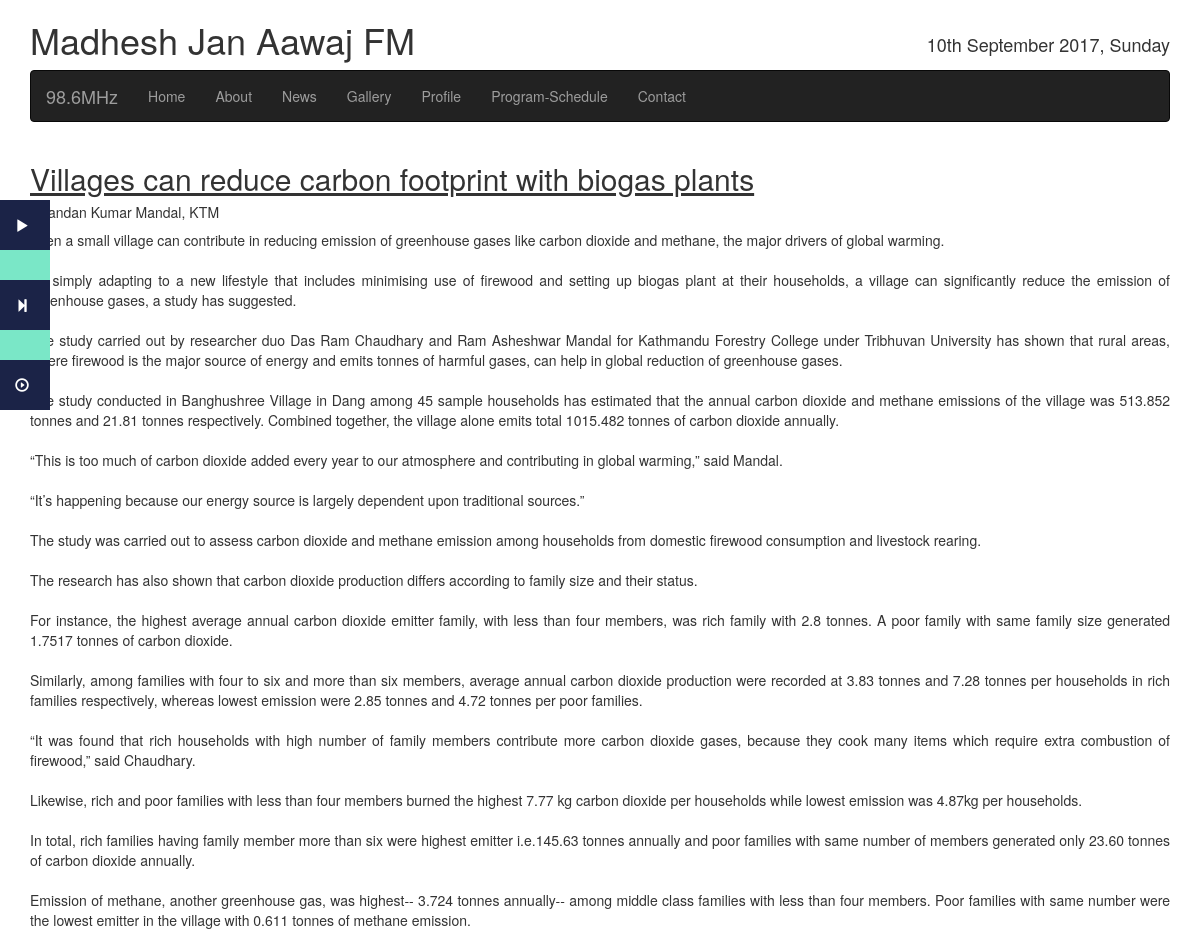
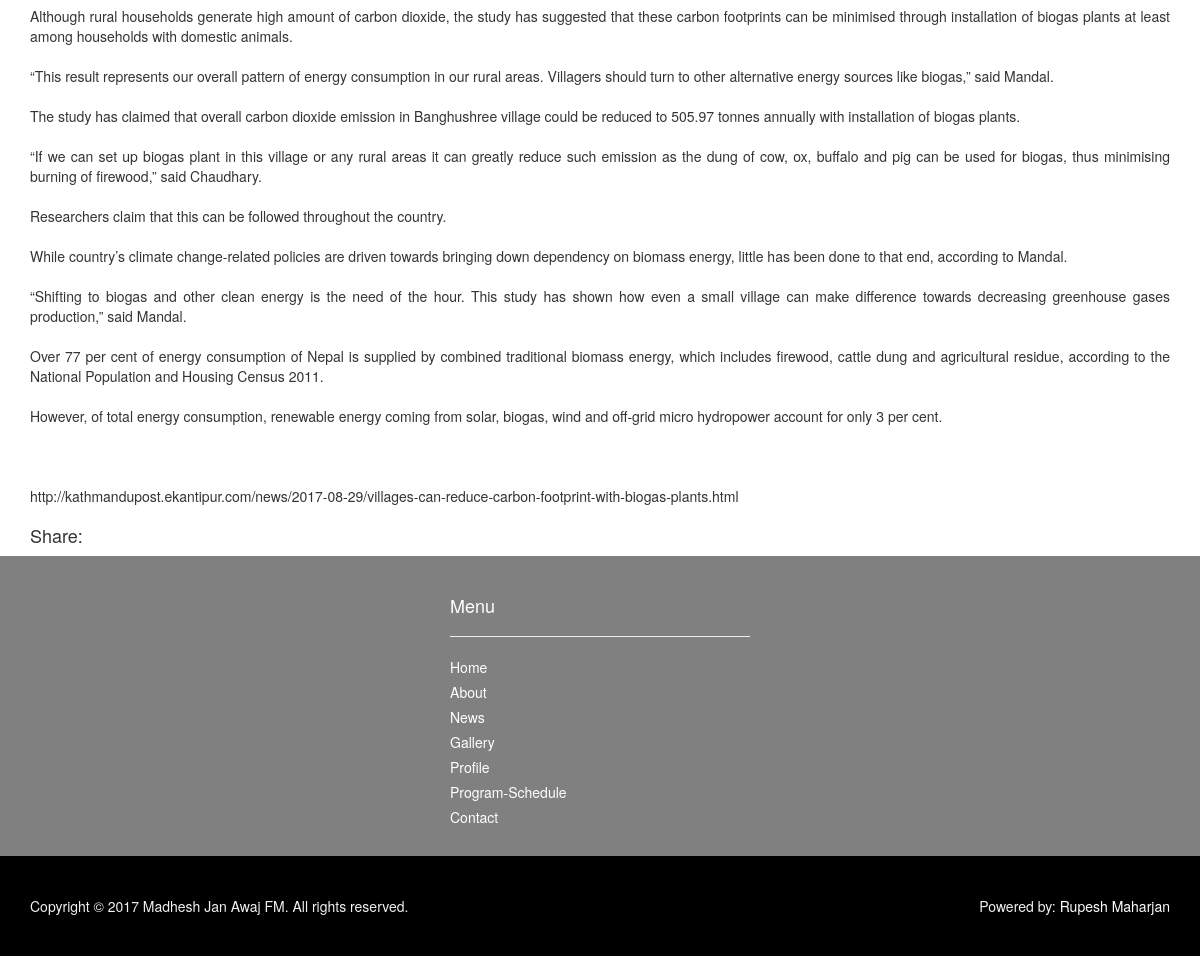
/fm_app/listsofnews/12, run on the app's committed database (2 pictures, top to bottom).
### fm_app/models.py (models this page shows, shortened)
class Schedule(models.Model):
    host = models.CharField(max_length=256, null=False)
    title = models.CharField(max_length=256, null=False)
    start_time = models.TimeField(auto_now=False)
    end_time = models.TimeField(auto_now_add=False)
    day = models.ForeignKey('Day')

class NewsModel(models.Model):
    NEWS_TYPES = (
    ('SPORTS','Sports News'),
    ('LOCAL','Local News'),
    ('NATIONAL','National News'),
    ('INTERNATIONAL', 'International News'),
    )
    title = models.CharField(max_length=256)
    news = models.TextField()
    src_name = models.CharField(max_length=256, null=True, blank = True, default = 'Anonymous')
    image = models.ImageField(upload_to = 'images/news_img', null=True, blank=True)
    uploaded_date = models.DateTimeField(default = timezone.now)
    published_date = models.DateTimeField()
    newstype = models.CharField(max_length = 30, choices=NEWS_TYPES, default = 'SPORTS')
    flashNews = models.BooleanField(default=False)
    topNews = models.BooleanField(default=False)

### fm_app/views.py (the view)
# urls.py: url(r'^listsofnews/(?P<pk>\d+)$', views.NewsDetailView.as_view(), name='news_details'),
class NewsDetailView(generic.DetailView):
    context_object_name = 'news_details'
    model = models.NewsModel
    def get_context_data(self, **kwargs):
        context = super(NewsDetailView, self).get_context_data(**kwargs)
        context['nowplaying'] = models.Schedule.objects\
                                    .filter(day__name_of_day = today,
                                            end_time__gt = current_time)\
                                    .order_by('start_time')[:2]
        return context

### templates/fm_app/newsmodel_detail.html (shortened to what this page needs)
{% extends "fm_app/base.html" %}
{% block content %}
  <div style="float:left;">
    <h2><u>{{news_details.title}}</u></h2>
    <h5>{{news_details.src_name}}</h5>
    <p style="text-align:justify;">{{news_details.news|linebreaksbr}}</p>
  </div>
  <div style="float:left; width:100%;">
    <div style="float:left;margin-right:10px;">
      <h4>Share:</h4>
    </div>
</div>
{% endblock %}

### templates/fm_app/base.html (shortened to what this page needs)
<!DOCTYPE html>
{% load staticfiles %}
{% load tz %}
<html>
<head>
  <link rel="stylesheet" href="https://maxcdn.bootstrapcdn.com/bootstrap/3.3.7/css/bootstrap.min.css">
  <link rel="stylesheet" href="{% static 'fm_app/css/style.css' %}">
  <link rel="stylesheet" href="https://maxcdn.bootstrapcdn.com/bootstrap/3.3.7/css/bootstrap.min.css">
</head>
<body>
  <div class="constant">
      {% now 'P' as currtime %}
      {% for program in nowplaying %}
        {% if currtime >= program.start_time|time:"P" and currtime < program.end_time|time:"P" %}
                  <div class="nowplaying">
                    <div class="nowplaying_button">
                        <span class="glyphicon glyphicon-play"></span>
                    </div>
                    <div class="nowplaying_program_name">
                        <p>{{ program.title }}</p>
                    </div>
                  </div>
          {% else %}
                  <div class="nextplaying">
                    <div class="nextplaying_button">
                      <span class="glyphicon glyphicon-step-forward"></span>
                    </div>
                    <div class="nextplaying_program_name">
                    <p>@{{program.start_time}} {{ program.title }}</p>
                    </div>
                  </div>
        {% endif %}
      {% endfor %}
      <div class="fmradio">
        <div class="fmradio_btn">
          <span class="glyphicon glyphicon-play-circle"></span>
        </div>
    </div>
  </div>
  <div class="container">
    <h1 style="float:left;">Madhesh Jan Aawaj FM</h1>
    <h4 style="float:right; padding-top:25px;">{% now "jS F Y, l" %}</h4>
  </div>
  <div class="container">
    <nav class="navbar navbar-inverse">
      <a href="{% url 'homepage'%}" class="nav navbar-brand">98.6MHz</a>
      <ul class="nav navbar-nav navbar-left">
        <li class="nav navbar-link"><a href="{% url 'homepage'%}">Home</a></li>
        <li class="nav navbar-link"><a href="{% url 'fm_app:about' %}">About</a></li>
        <li class="nav navbar-link"><a href="{% url 'fm_app:listofnews' %}">News</a></li>
        <li class="nav navbar-link"><a href="{% url 'fm_app:gallery' %}">Gallery</a></li>
        <li class="nav navbar-link"><a href="{% url 'fm_app:profiles' %}">Profile</a></li>
        <li class="nav navbar-link"><a href="{% url 'fm_app:schedule'%}">Program-Schedule</a></li>
        <li class="nav navbar-link"><a href="{% url 'fm_app:contact'%}">Contact</a></li>
      </ul>
    </nav>
  </div>
  <div class="container">
    {% block content %}
    {% endblock %}
  </div>
  <div class="mini_content">
    <div class="container">
      <div class="calender">
      </div>
      <div class="menus_below">
        <h4>Menu</h4>
        <hr>
        <ul>
          <li><a href="{% url 'homepage'%}">Home</a></li>
          <li><a href="{% url 'fm_app:about' %}">About</a></li>
          <li><a href="{% url 'fm_app:listofnews' %}">News</a></li>
          <li><a href="{% url 'fm_app:gallery' %}">Gallery</a></li>
          <li><a href="{% url 'fm_app:profiles' %}">Profile</a></li>
          <li><a href="{% url 'fm_app:schedule'%}">Program-Schedule</a></li>
          <li><a href="{% url 'fm_app:contact'%}">Contact</a></li>
        </ul>
      </div>
      <div class="fb_block">
        <iframe src="https://www.facebook.com/plugins/page.php?href=https%3A%2F%2Fwww.facebook.com%2FMadhesh-Jan-Aawaj-FM-986-MHz-282602768538347%2F&tabs&width=380&height=300&small_header=false&adapt_container_width=true&hide_cover=false&show_facepile=true&appId" width="380" height="300" style="border:none;overflow:hidden" scrolling="no" frameborder="0" allowTransparency="true"></iframe>
      </div>
  </div>
  <div class="footer">
    <div class=" container">
      <p style="float: left;">Copyright &copy; 2017 Madhesh Jan Awaj FM. All rights reserved.</p>
      <p style="float:right;">Powered by: <a href="https://www.linkedin.com/in/rupesh-maharjan-882229146/" style="color: #fff; text-decoration: none;" target="_blank">Rupesh Maharjan</a></p>
    </div>
  </div>
</body>
</html>

### static/fm_app/css/style.css (style rules this page uses)
body { background: #fff; }
.mini_content { background: grey; }
.calender { float: left; width: 380px; height: 300px; padding: 15px; }
.menus_below { float: left; width: 380px; height: 300px; padding-left: 40px; padding-top: 40px; padding-right: 40px; }
.menus_below h4, .menus_below ul li a, .menus_below ul, .menus_below li { margin: 0px; padding: 0px; color: #fff; }
.menus_below ul li { list-style: none; margin-bottom: 5px; }
.fb_block { float: left; margin: auto; width: 380px; height: 300px; padding-top: 45px; }
.footer { background: #000; padding-top: 40px; height:100px; color: #f1f1f1; }
.constant { top:200px; left: -150px; position: fixed; width: 200px; background: #d5d5d5; z-index: 1; }
.nowplaying, .nextplaying, .fmradio { float: left; }
.nowplaying_program_name, .nextplaying_program_name { float: left; width: 100%; color: #171D1C; background: #7AE7C7; }
.nowplaying_button, .nextplaying_button, .fmradio_btn { float: left; padding-left: 15px; padding-top: 15px; width: 50px; height: 50px; background: #1B2347; color: #fff; }

### data on the page
NewsModel: title "Villages can reduce carbon footprint with biogas plants", src_name "Chandan Kumar Mandal, KTM", news "Even a small village can contribute in reducing emission of greenhouse gases like carbon dioxide and methane, the major drivers of global warming. By simply adapting to a new lifestyle that includes minimising use of firewood and setting up biogas plant at their households, a village can significantly reduce the emission of greenhouse gases, a study has suggested. The study carried out by researcher duo Das Ram Chaudhary and Ram Asheshwar Mandal for Kathmandu Forestry College under Tribhuvan University has shown that rural areas, where firewood is the major source of energy and emits tonnes of harmful gases, can help in global reduction of greenhouse gases. The study conducted in…"
